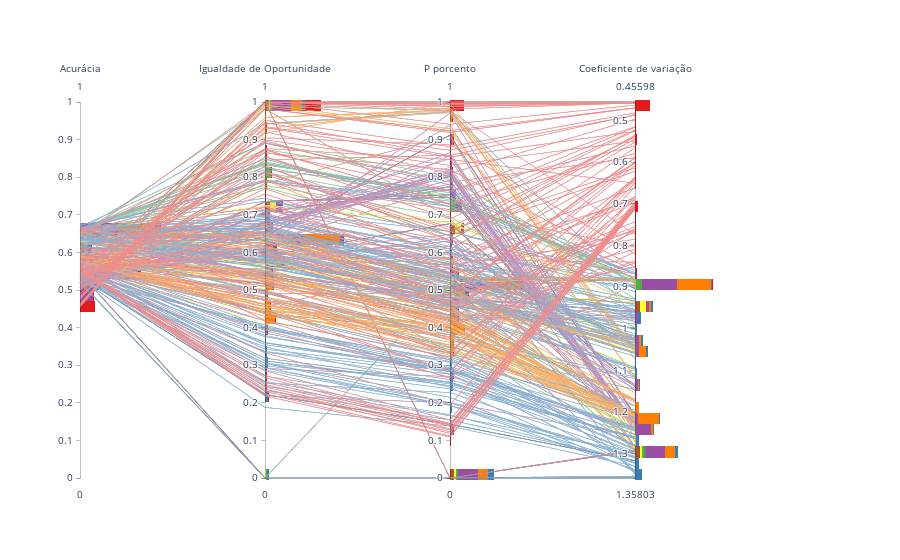

Notebook source saved alongside this figure:
### Code cell
methods = ['Minimax', 'LogReg', 'Reweight', 'ParDem', 'EqOp', 'MOOErro','MOOAcep']

layout = go.Layout({"showlegend": False},
    paper_bgcolor='rgba(0,0,0,0)',
    plot_bgcolor='rgba(0,0,0,0)',
    xaxis = {'visible': False},
    yaxis = {'visible': False},
    xaxis1=dict(domain=[0, 1/4-0.1],anchor='x1',visible=False, range=[0,500]),
    xaxis2=dict(domain=[1/4, 2/4-0.1],anchor='x2',visible=False, range=[0,500]),
    xaxis3=dict(domain=[2/4, 3/4-0.1],anchor='x3',visible=False, range=[0,500]),
    xaxis4=dict(domain=[3/4, 1-0.1],anchor='x4',visible=False, range=[0,500]),
    xaxis5=dict(domain=[0, 3/4],anchor='x5',visible=False, range=[0,500])
)

fig = go.Figure(layout = layout)#, layout_yaxis_range=[0.4,0.8], layout_xaxis_range=[0,1500])

fig.add_trace(go.Parcoords(
        line = dict(color = metrics_all['model_id'], 
                    colorscale = [(0.0, line_color['Minimax']),(0.14, line_color['Minimax']),
                            (0.14, line_color['LogReg']), (0.28, line_color['LogReg']),
                            (0.28, line_color['Reweight']),(0.42, line_color['Reweight']),
                            (0.42, line_color['ParDem']),(0.56, line_color['ParDem']),
                            (0.56, line_color['EqOp']),(0.7, line_color['EqOp']),
                            (0.7, line_color['MOOErro']),(0.84, line_color['MOOErro']),
                            (0.84, line_color['MOOAcep']),(1.0, line_color['MOOAcep'])], 
                    showscale = False, cmin = 0, cmax = 6,
                   colorbar = {'tickvals': metrics_all['model_id'].tolist(),
                          'ticktext': metrics_all['Modelo'].tolist(),
                              'title': 'Modelo'}),
        dimensions = list([
            dict(range = [0.0,1],
                label = 'Acurácia', values = metrics_all['Acurácia']),
            dict(range = [0,1],
                label = 'Igualdade de Oportunidade', values = metrics_all['Igualdade de Oportunidade']),
            dict(range = [0,1],
                label = 'P porcento', values = metrics_all['P porcento']),
            dict(range = [metrics_all['Coeficiente de variação'].max(),metrics_all['Coeficiente de variação'].min()],
                label = 'Coeficiente de variação', values = metrics_all['Coeficiente de variação']),
        ]),
    domain = {'x': (0, 3/4)}
    ))

i = 1
for metric in ['Acurácia', 'Igualdade de Oportunidade', 'P porcento', 'cv_norm']:
    # Histograma dos outros
    #yo = metrics_all[metrics_all['Modelo']!='MOOErro'][metrics_all['Modelo']!='MOOAcep'][metric]
    #fig.add_trace(go.Histogram(y=yo, name='Outros', xaxis='x'+str(i), 
    #                           ybins=dict(start=0,end=1,size=0.03), marker_color='#729ae1'))

    for method in methods:
        fig.add_trace(go.Histogram(y=metrics_all[metrics_all['Modelo']==method][metric], name=method,
                                   xaxis='x'+str(i), ybins=dict(start=0,end=1,size=0.03),
                                  marker_color=hist_color[method], opacity=1))
    i += 1
    
    
fig.update_layout(barmode='relative')

fig.show()

### Figure 1 — Plotly figure (JSON) as saved in the notebook; plotly's stock layout.template omitted (floating-point values rounded to 4 significant figures; data arrays with more than 128 entries replaced by an {"elided": "..."} marker saying what was removed)
{"data": [{"dimensions": [{"label": "Acurácia", "range": [0, 1], "values": {"elided": "1234 float values"}}, {"label": "Igualdade de Oportunidade", "range": [0, 1], "values": {"elided": "1234 float values"}}, {"label": "P porcento", "range": [0, 1], "values": {"elided": "1234 float values"}}, {"label": "Coeficiente de variação", "range": [1.358, 0.456], "values": {"elided": "1234 float values"}}], "domain": {"x": [0, 0.75]}, "line": {"cmax": 6, "cmin": 0, "color": {"elided": "1234 int values"}, "colorbar": {"ticktext": {"elided": "1234 str values"}, "tickvals": {"elided": "1234 int values"}, "title": {"text": "Modelo"}}, "colorscale": [[0, "#c9997e"], [0.14, "#c9997e"], [0.14, "#ffff99"], [0.28, "#ffff99"], [0.28, "#94cf92"], [0.42, "#94cf92"], [0.42, "#c194c7"], [0.56, "#c194c7"], [0.56, "#ffb266"], [0.7, "#ffb266"], [0.7, "#87b1d4"], [0.84, "#87b1d4"], [0.84, "#f18c8d"], [1, "#f18c8d"]], "showscale": false}, "type": "parcoords"}, {"marker": {"color": "#a65628"}, "name": "Minimax", "opacity": 1, "type": "histogram", "xaxis": "x", "y": [0.5446, 0.5446, 0.5446, 0.5446, 0.5446, 0.5446, 0.5446, 0.5446, 0.5446, 0.5446, 0.5446, 0.5446, 0.5446, 0.5446, 0.5446, 0.5446, 0.5446, 0.5454, 0.5486, 0.5446, 0.5421, 0.5454, 0.5438, 0.5454, 0.6442, 0.611, 0.5835, 0.658, 0.658, 0.658, 0.658, 0.658, 0.658, 0.658, 0.658, 0.658, 0.658, 0.658, 0.658, 0.658, 0.658, 0.658, 0.658, 0.658, 0.658, 0.658, 0.658, 0.658, 0.658, 0.658], "ybins": {"end": 1, "size": 0.03, "start": 0}}, {"marker": {"color": "#ffff33"}, "name": "LogReg", "opacity": 1, "type": "histogram", "xaxis": "x", "y": [0.5446, 0.5446, 0.5446, 0.5446, 0.5446, 0.5454, 0.5454, 0.5446, 0.5446, 0.5446, 0.5575, 0.5624, 0.5608, 0.5932, 0.6167, 0.6272, 0.6288, 0.6337, 0.6434, 0.654, 0.6669, 0.6669, 0.6564, 0.6661, 0.6661, 0.6572, 0.658, 0.658, 0.658, 0.658, 0.658, 0.658, 0.658, 0.658, 0.658, 0.658, 0.658, 0.658, 0.658, 0.658, 0.658, 0.658, 0.658, 0.658, 0.658, 0.658, 0.658, 0.658, 0.658, 0.658], "ybins": {"end": 1, "size": 0.03, "start": 0}}, {"marker": {"color": "#4daf4a"}, "name": "Reweight", "opacity": 1, "type": "histogram", "xaxis": "x", "y": [0.5446, 0.5446, 0.5446, 0.5446, 0.5446, 0.5454, 0.5454, 0.5446, 0.5446, 0.5446, 0.5446, 0.5616, 0.5592, 0.5883, 0.6151, 0.6264, 0.6248, 0.6321, 0.6418, 0.6459, 0.6564, 0.6467, 0.658, 0.6556, 0.6564, 0.6588, 0.658, 0.6507, 0.6596, 0.6596, 0.6596, 0.6596, 0.6596, 0.6596, 0.6596, 0.6596, 0.6596, 0.6596, 0.6596, 0.6596, 0.6596, 0.6596, 0.6596, 0.6596, 0.6596, 0.6596, 0.6596, 0.6596, 0.6596, 0.6596], "ybins": {"end": 1, "size": 0.03, "start": 0}}, {"marker": {"color": "#984ea3"}, "name": "ParDem", "opacity": 1, "type": "histogram", "xaxis": "x", "y": {"elided": "400 float values"}, "ybins": {"end": 1, "size": 0.03, "start": 0}}, {"marker": {"color": "#ff7f00"}, "name": "EqOp", "opacity": 1, "type": "histogram", "xaxis": "x", "y": {"elided": "384 float values"}, "ybins": {"end": 1, "size": 0.03, "start": 0}}, {"marker": {"color": "#377eb8"}, "name": "MOOErro", "opacity": 1, "type": "histogram", "xaxis": "x", "y": {"elided": "150 float values"}, "ybins": {"end": 1, "size": 0.03, "start": 0}}, {"marker": {"color": "#e41a1c"}, "name": "MOOAcep", "opacity": 1, "type": "histogram", "xaxis": "x", "y": {"elided": "150 float values"}, "ybins": {"end": 1, "size": 0.03, "start": 0}}, {"marker": {"color": "#a65628"}, "name": "Minimax", "opacity": 1, "type": "histogram", "xaxis": "x2", "y": [1, 1, 1, 1, 1, 1, 1, 1, 1, 1, 1, 1, 1, 1, 1, 1, 1, 0, 0.6234, 1, 0.9824, 0.7834, 0.8454, 0, 0.5362, 0.5675, 0.5104, 0.7218, 0.7218, 0.7218, 0.7218, 0.7218, 0.7218, 0.7218, 0.7218, 0.7218, 0.7218, 0.7218, 0.7218, 0.7218, 0.7218, 0.7218, 0.7218, 0.7218, 0.7218, 0.7218, 0.7218, 0.7218, 0.7218, 0.7218], "ybins": {"end": 1, "size": 0.03, "start": 0}}, {"marker": {"color": "#ffff33"}, "name": "LogReg", "opacity": 1, "type": "histogram", "xaxis": "x2", "y": [1, 1, 1, 1, 1, 0, 0, 0, 0, 1, 0.6332, 0.4095, 0.6478, 0.5861, 0.5709, 0.5631, 0.6015, 0.5679, 0.5285, 0.579, 0.5544, 0.641, 0.7254, 0.6238, 0.6238, 0.7218, 0.7218, 0.7218, 0.7218, 0.7218, 0.7218, 0.7218, 0.7218, 0.7218, 0.7218, 0.7218, 0.7218, 0.7218, 0.7218, 0.7218, 0.7218, 0.7218, 0.7218, 0.7218, 0.7218, 0.7218, 0.7218, 0.7218, 0.7218, 0.7218], "ybins": {"end": 1, "size": 0.03, "start": 0}}, {"marker": {"color": "#4daf4a"}, "name": "Reweight", "opacity": 1, "type": "histogram", "xaxis": "x2", "y": [1, 1, 1, 1, 1, 0, 0, 0, 0, 1, 1, 0.4476, 0.5013, 0.5527, 0.5808, 0.5796, 0.634, 0.6244, 0.7729, 0.7784, 0.8916, 0.9882, 0.8126, 0.8268, 0.8374, 0.8405, 0.8405, 0.874, 0.8369, 0.8369, 0.8369, 0.8369, 0.8369, 0.8369, 0.8369, 0.8369, 0.8369, 0.8369, 0.8369, 0.8369, 0.8369, 0.8369, 0.8369, 0.8369, 0.8369, 0.8369, 0.8369, 0.8369, 0.8369, 0.8369], "ybins": {"end": 1, "size": 0.03, "start": 0}}, {"marker": {"color": "#984ea3"}, "name": "ParDem", "opacity": 1, "type": "histogram", "xaxis": "x2", "y": {"elided": "400 float values"}, "ybins": {"end": 1, "size": 0.03, "start": 0}}, {"marker": {"color": "#ff7f00"}, "name": "EqOp", "opacity": 1, "type": "histogram", "xaxis": "x2", "y": {"elided": "384 float values"}, "ybins": {"end": 1, "size": 0.03, "start": 0}}, {"marker": {"color": "#377eb8"}, "name": "MOOErro", "opacity": 1, "type": "histogram", "xaxis": "x2", "y": {"elided": "150 float values"}, "ybins": {"end": 1, "size": 0.03, "start": 0}}, {"marker": {"color": "#e41a1c"}, "name": "MOOAcep", "opacity": 1, "type": "histogram", "xaxis": "x2", "y": {"elided": "150 float values"}, "ybins": {"end": 1, "size": 0.03, "start": 0}}, {"marker": {"color": "#a65628"}, "name": "Minimax", "opacity": 1, "type": "histogram", "xaxis": "x3", "y": [0, 0, 0, 0, 0, 0, 0, 0, 0, 0, 0, 0, 0, 0, 0, 0, 0, 0, 0.7768, 0, 0.6904, 0.9094, 0.8585, 0, 0.4729, 0.4828, 0.4456, 0.6804, 0.6804, 0.6804, 0.6804, 0.6804, 0.6804, 0.6804, 0.6804, 0.6804, 0.6804, 0.6804, 0.6804, 0.6804, 0.6804, 0.6804, 0.6804, 0.6804, 0.6804, 0.6804, 0.6804, 0.6804, 0.6804, 0.6804], "ybins": {"end": 1, "size": 0.03, "start": 0}}, {"marker": {"color": "#ffff33"}, "name": "LogReg", "opacity": 1, "type": "histogram", "xaxis": "x3", "y": [0, 0, 0, 0, 0, 0, 0, 0.5178, 0.5178, 0, 0.5407, 0.3968, 0.4066, 0.4429, 0.4887, 0.4926, 0.5595, 0.5298, 0.4828, 0.4846, 0.4702, 0.5195, 0.6897, 0.5065, 0.5065, 0.6779, 0.6804, 0.6804, 0.6804, 0.6804, 0.6804, 0.6804, 0.6804, 0.6804, 0.6804, 0.6804, 0.6804, 0.6804, 0.6804, 0.6804, 0.6804, 0.6804, 0.6804, 0.6804, 0.6804, 0.6804, 0.6804, 0.6804, 0.6804, 0.6804], "ybins": {"end": 1, "size": 0.03, "start": 0}}, {"marker": {"color": "#4daf4a"}, "name": "Reweight", "opacity": 1, "type": "histogram", "xaxis": "x3", "y": [0, 0, 0, 0, 0, 0, 0, 0.5178, 0.5178, 0, 0, 0.4035, 0.3408, 0.423, 0.4948, 0.4853, 0.6098, 0.5802, 0.6437, 0.6949, 0.8024, 0.9781, 0.7228, 0.7397, 0.7453, 0.7466, 0.7522, 0.7942, 0.7445, 0.7445, 0.7445, 0.7445, 0.7445, 0.7445, 0.7445, 0.7445, 0.7445, 0.7445, 0.7445, 0.7445, 0.7445, 0.7445, 0.7445, 0.7445, 0.7445, 0.7445, 0.7445, 0.7445, 0.7445, 0.7445], "ybins": {"end": 1, "size": 0.03, "start": 0}}, {"marker": {"color": "#984ea3"}, "name": "ParDem", "opacity": 1, "type": "histogram", "xaxis": "x3", "y": {"elided": "400 float values"}, "ybins": {"end": 1, "size": 0.03, "start": 0}}, {"marker": {"color": "#ff7f00"}, "name": "EqOp", "opacity": 1, "type": "histogram", "xaxis": "x3", "y": {"elided": "384 float values"}, "ybins": {"end": 1, "size": 0.03, "start": 0}}, {"marker": {"color": "#377eb8"}, "name": "MOOErro", "opacity": 1, "type": "histogram", "xaxis": "x3", "y": {"elided": "150 float values"}, "ybins": {"end": 1, "size": 0.03, "start": 0}}, {"marker": {"color": "#e41a1c"}, "name": "MOOAcep", "opacity": 1, "type": "histogram", "xaxis": "x3", "y": {"elided": "150 float values"}, "ybins": {"end": 1, "size": 0.03, "start": 0}}, {"marker": {"color": "#a65628"}, "name": "Minimax", "opacity": 1, "type": "histogram", "xaxis": "x4", "y": [0.07176, 0.07176, 0.07176, 0.07176, 0.07176, 0.07176, 0.07176, 0.07176, 0.07176, 0.07176, 0.07176, 0.07176, 0.07176, 0.07176, 0.07176, 0.07176, 0.07176, 0.0741, 0.08343, 0.07176, 0.08278, 0.1065, 0.09708, 0.0741, 0.3987, 0.2761, 0.1915, 0.4648, 0.4648, 0.4648, 0.4648, 0.4648, 0.4648, 0.4648, 0.4648, 0.4648, 0.4648, 0.4648, 0.4648, 0.4648, 0.4648, 0.4648, 0.4648, 0.4648, 0.4648, 0.4648, 0.4648, 0.4648, 0.4648, 0.4648], "ybins": {"end": 1, "size": 0.03, "start": 0}}, {"marker": {"color": "#ffff33"}, "name": "LogReg", "opacity": 1, "type": "histogram", "xaxis": "x4", "y": [0.07176, 0.07176, 0.07176, 0.07176, 0.07176, 0.0741, 0.0741, 0.07177, 0.07177, 0.07176, 0.1097, 0.1345, 0.1201, 0.2207, 0.2972, 0.3374, 0.3557, 0.3709, 0.3946, 0.4288, 0.4812, 0.534, 0.4622, 0.5295, 0.5295, 0.4641, 0.4648, 0.4648, 0.4648, 0.4648, 0.4648, 0.4648, 0.4648, 0.4648, 0.4648, 0.4648, 0.4648, 0.4648, 0.4648, 0.4648, 0.4648, 0.4648, 0.4648, 0.4648, 0.4648, 0.4648, 0.4648, 0.4648, 0.4648, 0.4648], "ybins": {"end": 1, "size": 0.03, "start": 0}}, {"marker": {"color": "#4daf4a"}, "name": "Reweight", "opacity": 1, "type": "histogram", "xaxis": "x4", "y": [0.07176, 0.07176, 0.07176, 0.07176, 0.07176, 0.0741, 0.0741, 0.07177, 0.07177, 0.07176, 0.07176, 0.1303, 0.1149, 0.2078, 0.293, 0.3325, 0.3478, 0.3691, 0.4005, 0.4125, 0.4758, 0.4271, 0.5229, 0.5214, 0.5233, 0.5289, 0.5284, 0.5172, 0.5307, 0.5307, 0.5307, 0.5307, 0.5307, 0.5307, 0.5307, 0.5307, 0.5307, 0.5307, 0.5307, 0.5307, 0.5307, 0.5307, 0.5307, 0.5307, 0.5307, 0.5307, 0.5307, 0.5307, 0.5307, 0.5307], "ybins": {"end": 1, "size": 0.03, "start": 0}}, {"marker": {"color": "#984ea3"}, "name": "ParDem", "opacity": 1, "type": "histogram", "xaxis": "x4", "y": {"elided": "400 float values"}, "ybins": {"end": 1, "size": 0.03, "start": 0}}, {"marker": {"color": "#ff7f00"}, "name": "EqOp", "opacity": 1, "type": "histogram", "xaxis": "x4", "y": {"elided": "384 float values"}, "ybins": {"end": 1, "size": 0.03, "start": 0}}, {"marker": {"color": "#377eb8"}, "name": "MOOErro", "opacity": 1, "type": "histogram", "xaxis": "x4", "y": {"elided": "150 float values"}, "ybins": {"end": 1, "size": 0.03, "start": 0}}, {"marker": {"color": "#e41a1c"}, "name": "MOOAcep", "opacity": 1, "type": "histogram", "xaxis": "x4", "y": {"elided": "150 float values"}, "ybins": {"end": 1, "size": 0.03, "start": 0}}], "layout": {"barmode": "relative", "paper_bgcolor": "rgba(0,0,0,0)", "plot_bgcolor": "rgba(0,0,0,0)", "showlegend": false, "xaxis": {"anchor": "x", "domain": [0, 0.15], "range": [0, 500], "visible": false}, "xaxis2": {"anchor": "x2", "domain": [0.25, 0.4], "range": [0, 500], "visible": false}, "xaxis3": {"anchor": "x3", "domain": [0.5, 0.65], "range": [0, 500], "visible": false}, "xaxis4": {"anchor": "x4", "domain": [0.75, 0.9], "range": [0, 500], "visible": false}, "xaxis5": {"anchor": "x5", "domain": [0, 0.75], "range": [0, 500], "visible": false}, "yaxis": {"visible": false}}}
